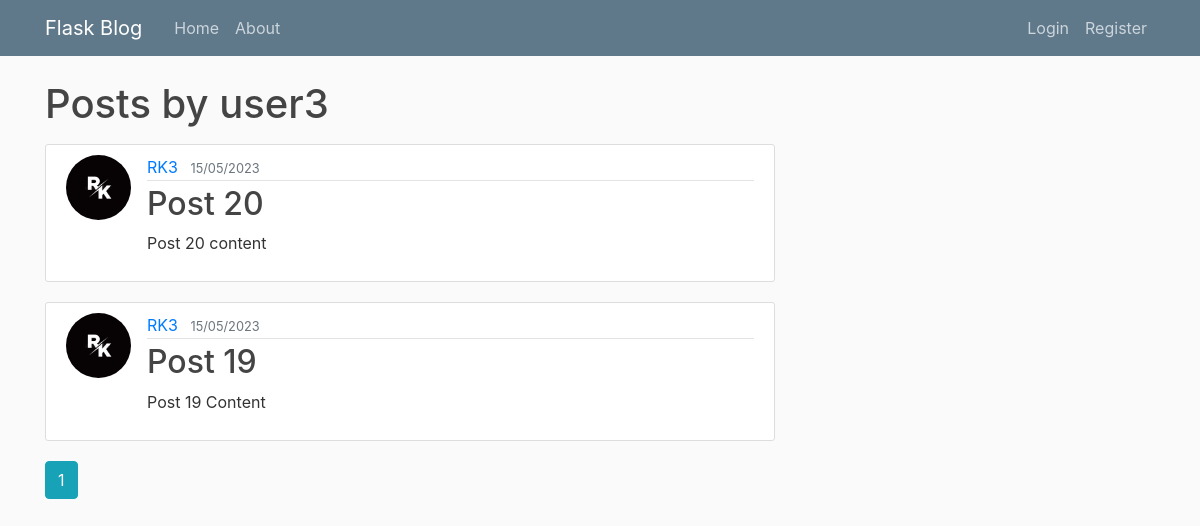
Page /account/4/posts on the earlier database version.
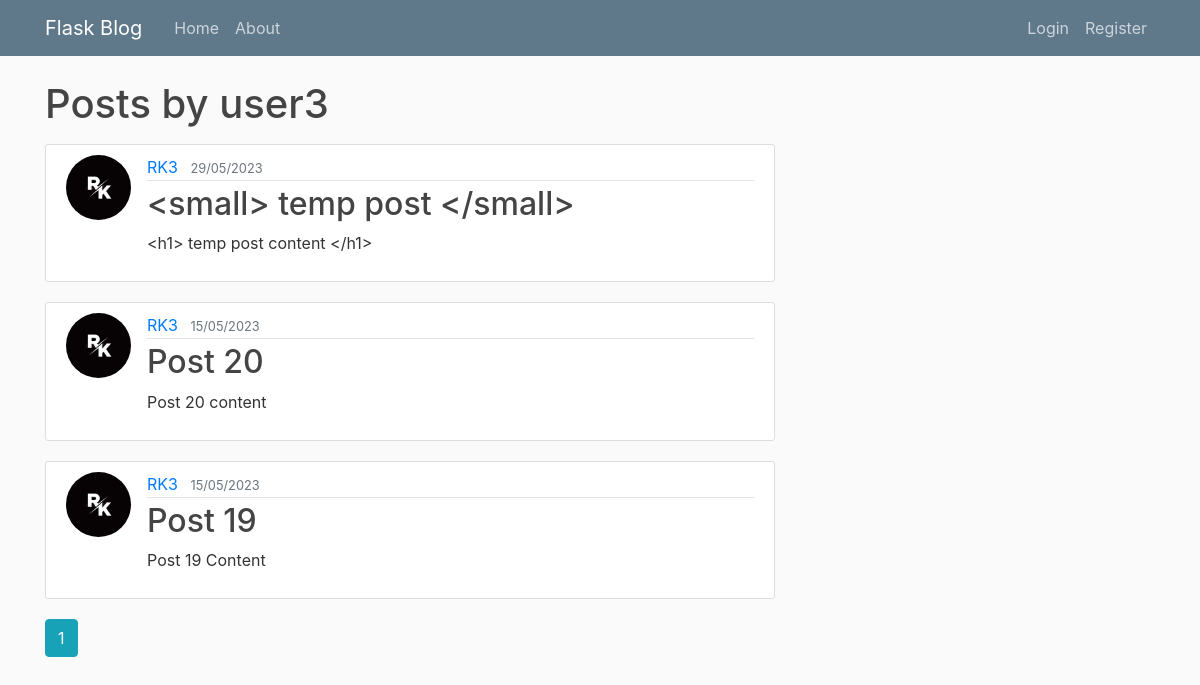
Same page on the later database version.
### flaskblog/model.py (models this page shows, shortened)
class Post(db.Model):
    id = db.Column(db.Integer,primary_key = True)
    title = db.Column(db.String(100),nullable = False)
    date_posted = db.Column(db.DateTime,nullable = False,default = datetime.utcnow)
    content = db.Column(db.Text,nullable = False)
    user_id = db.Column(db.Integer,db.ForeignKey('user.id'),nullable = False)

class User(db.Model,UserMixin):
    id = db.Column(db.Integer,primary_key = True)
    firstname = db.Column(db.String(20),nullable = False)
    lastname = db.Column(db.String(20),nullable = False,default = "")
    username = db.Column(db.String(20),unique = True,nullable = False)
    email = db.Column(db.String(120),unique = True,nullable = False)
    image_file = db.Column(db.String(20),nullable = False, default = 'default.jpg')
    password = db.Column(db.String(60),nullable = False)
    posts = db.relationship("Post",backref = "author",lazy = True)

### flaskblog/routes.py (the view)
@app.route("/account/<int:user_id>/posts")
def posts_by_user(user_id):
    page = request.args.get('page',type=int)
    user = User.query.get_or_404(user_id)
    p = Post.query.filter_by(author = user).order_by(Post.date_posted.desc()).paginate(per_page=4,page=page)
    return render_template("post_by_user.html",post=p,user=user)

### flaskblog/templates/post_by_user.html
{% extends "layout.html" %}
{% block content %}
    <h1 class="ml-0 mb-3">Posts by {{ user.username }}</h1>
    {% for p in post.items %}
    <article class="media content-section">
        <img class="rounded-circle article-img" src="{{ url_for('static',filename = 'profile_pics/' + p.author.image_file) }}" alt="">
        <div class="media-body">
          <div class="article-metadata">
            <a class="mr-2" href="{{url_for('account',account_id = p.author.id)}}">{{ p.author.firstname }} {{p.author.lastname}}</a>
            <small class="text-muted">{{ p.date_posted.strftime("%d/%m/%Y") }}</small>
          </div>
          <h2><a class="article-title" href="{{ url_for('post', post_id = p.id) }}">{{ p.title }}</a></h2>
          <p class="article-content">{{ p.content }}</p>
        </div>
    </article>
    {% endfor %}
    {% for page_num in post.iter_pages(left_edge=1,right_edge=1,left_current=1,right_current = 1) %}
        {% if page_num %}
            {% if post.page == page_num %}
                <a class="btn btn-info mb-4" href="{{url_for('posts_by_user',page=page_num,user_id=user.id)}}">{{page_num}}</a>
            {% else %}
                <a class="btn btn-outline-info mb-4" href="{{url_for('posts_by_user',page=page_num,user_id=user.id)}}">{{page_num}}</a>
            {% endif %}
        {% else %}
            ...
        {% endif %}
    {% endfor %}
{% endblock content %}

Differences in the rows shown:
added Post: image_file (placeholder picture), author.firstname "RK3", date_posted "29/05/2023", title "<small> temp post </small>", content "<h1> temp post content </h1>"
